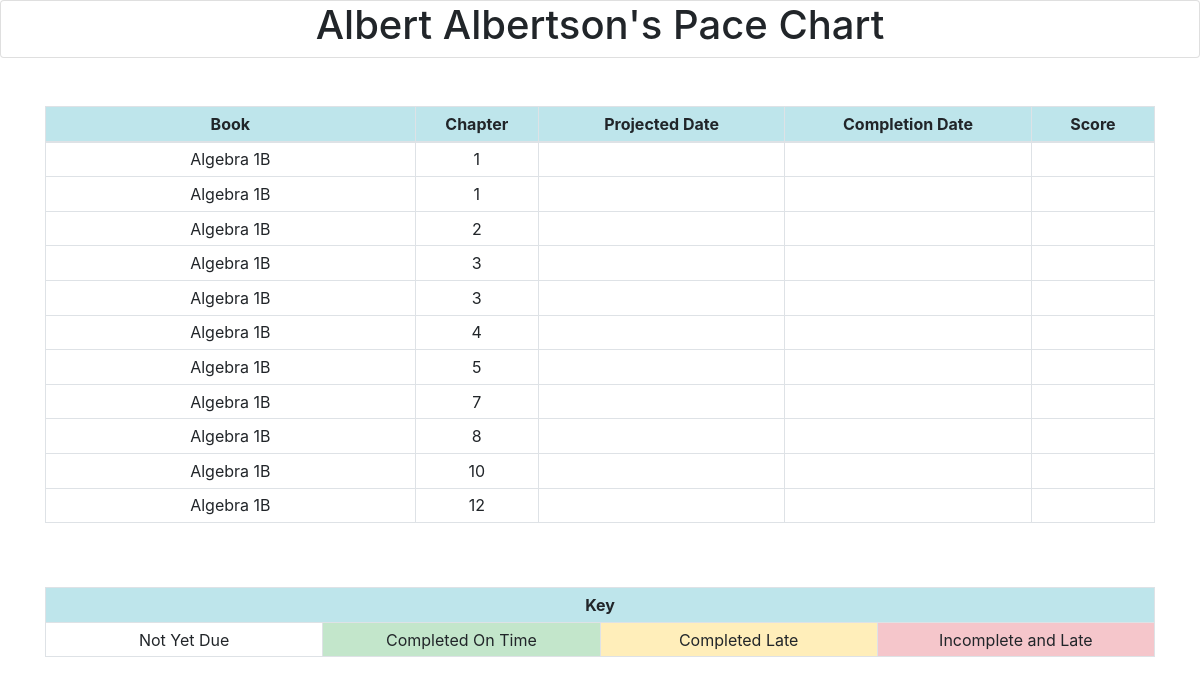
The app's page /pacechart/ (signed in) with its own data.
### pace/models.py (models this page shows, shortened)
class Student(models.Model):
    user = models.OneToOneField(User, on_delete=models.CASCADE, null=True, blank=True)
    teacher = models.ManyToManyField(Teacher)
    class Meta:
            ordering = ["user__last_name"]
    def __str__(self):
        return self.user.first_name + " " + self.user.last_name

class PaceChapter(models.Model):
    student = models.ForeignKey('Student', on_delete=models.CASCADE)
    chapter = models.ForeignKey('Chapter', on_delete=models.CASCADE)
    is_review = models.BooleanField(default=False)
    pace_date = models.DateField(blank=True, null=True)
    complete_date = models.DateField(blank=True, null=True)
    attempts = models.IntegerField(default=0)
    score = models.DecimalField(max_digits=10, decimal_places=4, blank=True, null=True)
    class Meta:
        ordering = ['pace_date']

class Chapter(models.Model):
    book = models.ForeignKey('Book', on_delete=models.CASCADE)
    chapter_number = models.IntegerField()
    chapter_weight = models.FloatField(default=1)

class Book(models.Model):
    book_name = models.CharField(max_length=100)

### pace/views.py (the view)
# urls.py: url(r'^pacechart/', views.pacechart, name='pacechart'),
@login_required
def pacechart(request, user=None):
    if not user:
        user = request.user
    all_chapters = PaceChapter.objects.select_related('student__user').filter(student__user=user)
    all_chapters_not_null = all_chapters.filter(pace_date__isnull=False)
    all_chapters_null = all_chapters.filter(pace_date__isnull=True).order_by('complete_date', 'chapter__chapter_number')
    all_chapters = list(chain(all_chapters_not_null,all_chapters_null))
    return render(request, 'pace/pacechart.html', {'all_chapters': all_chapters, 'date_today': date.today()})

### pace/templates/pace/pacechart.html (shortened to what this page needs)
{% extends 'pace/base.html' %}
{% block content %}
<div class="card text-center">
    <h1>{{ user.student }}'s Pace Chart</h1>
</div>
    <br><br>
<div class="container">
    <div class="row">
        <div class="col">
            <table class="table table-bordered table-hover table-sm">
                <thead>
                    <tr class="table-info">
                        <th class="text-center col-md-3">Book</th>
                        <th class="text-center col-md-1">Chapter</th>
                        <th class="text-center col-md-2">Projected Date</th>
                        <th class="text-center col-md-2">Completion Date</th>
                        <th class="text-center col-md-1">Score</th>
                    </tr>
                </thead>
                <tbody>
                    {% for pacechapter in all_chapters %}
                        {% if pacechapter.complete_date %}
                            {% if not pacechapter.pace_date %}
                                <tr class="table-success">
                            {% elif pacechapter.pace_date >= pacechapter.complete_date %}
                                <tr class="table-success">
                            {% else %}
                                <tr class="table-warning">
                            {% endif %}
                        {% elif pacechapter.pace_date < date_today %}
                            <tr class="table-danger">
                        {% else %}
                            <tr>
                        {% endif %}
                                <td class="text-center">
                                    {{ pacechapter.chapter.book.book_name }}
                                </td>
                                <td class="text-center">
                                    {{ pacechapter.chapter.chapter_number }}
                                </td>
                                <td class="text-center">
                                </td>
                                <td class="text-center">
                                </td>
                                <td class="text-center">
                                </td>
                            </tr>
                        {% endfor %}
                </tbody>
            </table>
        </div>
    </div>
</div>
    <br><br>
<div class="container">
    <table class="table table-bordered table-sm">
        <tbody>
            <tr><td colspan="4" class="text-center table-info"><strong>Key</strong></td></tr>
            <tr>
                <td class="text-center col-md-2">Not Yet Due</td>
                <td class="table-success text-center col-md-2">Completed On Time</td>
                <td class="table-warning text-center col-md-2">Completed Late</td>
                <td class="table-danger text-center col-md-2">Incomplete and Late</td>
            </tr>
        </tbody>
    </table>
</div>
{% endblock %}

### records on screen
PaceChapter: chapter.book.book_name "Algebra 1B", chapter.chapter_number "1"
PaceChapter: chapter.book.book_name "Algebra 1B", chapter.chapter_number "1"
PaceChapter: chapter.book.book_name "Algebra 1B", chapter.chapter_number "2"
PaceChapter: chapter.book.book_name "Algebra 1B", chapter.chapter_number "3"
PaceChapter: chapter.book.book_name "Algebra 1B", chapter.chapter_number "3"
PaceChapter: chapter.book.book_name "Algebra 1B", chapter.chapter_number "4"
PaceChapter: chapter.book.book_name "Algebra 1B", chapter.chapter_number "5"
PaceChapter: chapter.book.book_name "Algebra 1B", chapter.chapter_number "7"
PaceChapter: chapter.book.book_name "Algebra 1B", chapter.chapter_number "8"
PaceChapter: chapter.book.book_name "Algebra 1B", chapter.chapter_number "10"
PaceChapter: chapter.book.book_name "Algebra 1B", chapter.chapter_number "12"

### other values on screen
{{ user.student }} "Albert Albertson"
